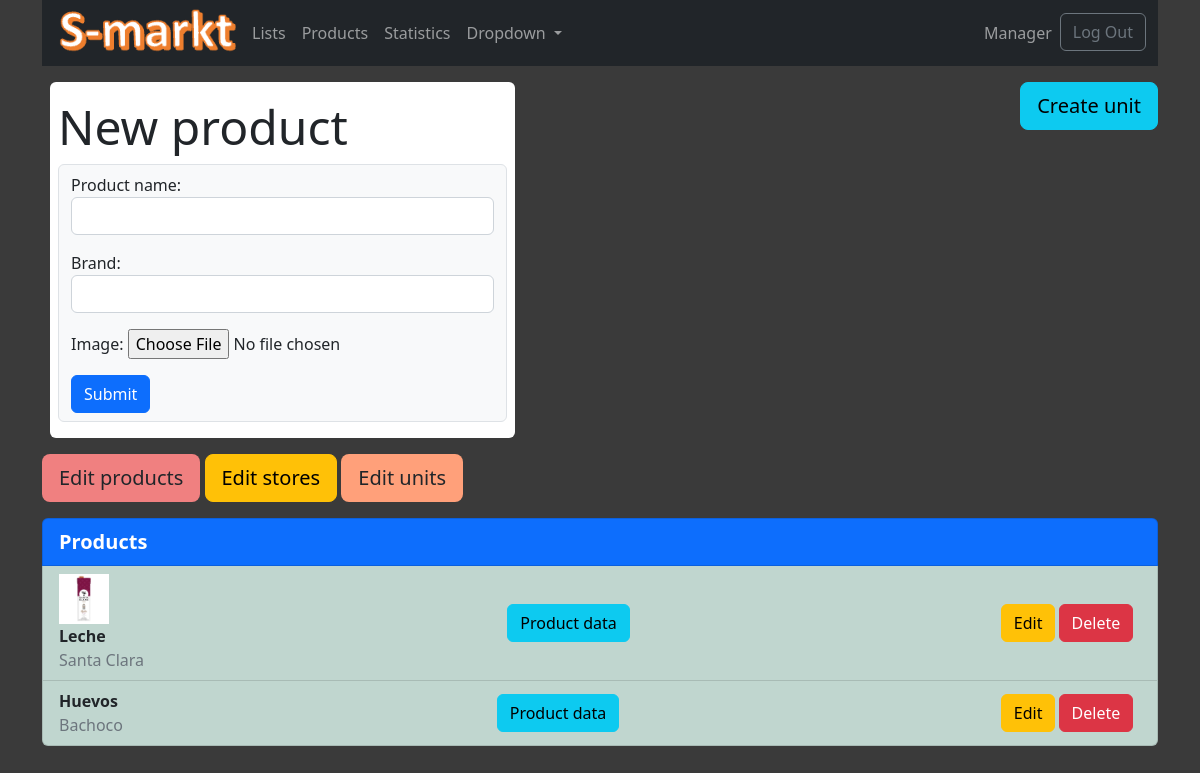
Page /lists/lists/products/ (signed in) on the committed database.
### lists/models.py (models this page shows, shortened)
class Product(models.Model):
    user = models.ForeignKey(User, on_delete=models.CASCADE, default=None, blank=True)
    product_name = models.CharField(max_length=30)
    image = models.ImageField(upload_to="images", default='')
    brand = models.CharField(max_length=30, default='')
    product_name_w_brand = models.CharField(max_length=40)

### lists/views.py (the view, shortened to what this page needs)
# urls.py: path("lists/products/", views.products, name="products"),
@login_required
def products(request):
    products = Product.objects.filter(user=request.user).order_by('-id')
    product_form = ProductForm()
    unit_form = UnitForm()
    paginator = Paginator(products, 6)
    page_number = request.GET.get('page')
    page_obj = paginator.get_page(page_number)
    context = {
        'products' : products,
        'product_form' : product_form,
        'unit_form' : unit_form,
        'page_obj' : page_obj,
    }
    return render(request, 'lists/products.html', context)

### lists/forms.py
class ProductForm(forms.ModelForm):
    name = models
    image = forms.ImageField(required=False)
    class Meta:
        model = Product
        fields = ('product_name', 'brand', 'image')
        widgets = {
            'product_name' : forms.TextInput(attrs={'class' : 'form-control'}),
            'brand' : forms.TextInput(attrs={'class' : 'form-control'}),
        }

class UnitForm(forms.ModelForm):
    name = models
    class Meta:
        model = Unit
        fields = ('unit', 'convert_to_int_sys')
        widgets = {
            'unit' : forms.TextInput(attrs={'class' : 'form-control'}),
            'convert_to_int_sys' : forms.NumberInput(attrs={'class' : 'form-control', 'placeholder' : '0.00'}),
        }

### lists/templates/lists/products.html (shortened to what this page needs)
{% extends 'base.html' %}
{% load static %}
{% block content %}
  <div class="container mt-3">
      <div class="d-flex justify-content-between">
        <div class="col-md-5 mx-2 mb-3 bg-white rounded py-3 px-2">
            <h4 class="display-5"><b>New product</b></h4>
            <div class="container bg-light rounded border py-2">
                <form action="" method="POST" enctype="multipart/form-data">
                    {{ product_form.as_p }}
                    <input type="submit" class="btn btn-primary" name="product_form">
                </form>
            </div>
        </div>
        <span class="">
          <button class="btn btn-info btn-lg" id="create_unit_btn">Create unit</button>
        </span>
      </div>
    <div class="mb-3">
      <a href="{% url 'edit_products' %}" class="btn btn-lg" style="background-color:lightcoral;">Edit products</a>
      <a href="{% url 'edit_stores' %}" class="btn btn-warning btn-lg">Edit stores</a>
      <a href="{% url 'edit_units' %}" class="btn btn-lg" style="background-color: lightsalmon;">Edit units</a>
    </div>
  </div>
  <div class="container mt-3">
      <ul class="list-group">
        <li class="list-group-item d-flex justify-content-between align-items-center fw-bold fs-5 bg-primary text-white">
          Products
        </li>
          {% for product in page_obj %}
          <li class="list-group-item d-flex justify-content-between align-items-center" style="background-color: rgb(192, 214, 207);">
              <div>
                {% if product.image %}
                <img src="{{ product.image.url }}" alt="logo" class="img" height="50">
                {% endif %}
                <div class="fw-bold">{{ product.product_name }}</div>
                <div class="text-muted">{{ product.brand }}</div>
              </div>
              <span>
                <a href="{% url 'product_data' product.id %}" class="btn btn-info">Product data</a>
              </span>
              <span class="badge rounded">
                <a href="{% url 'edit_product' product.id %}" class="btn btn-warning">Edit</a>
                <a href="{% url 'delete_product' product.id %}" class="btn btn-danger">Delete</a>
              </span>
            </li>
          {% endfor %}
        </ul>
  </div>
{% endblock content %}

### rows in the picture
Product: image (picture), product_name "Leche", brand "Santa Clara"
Product: product_name "Huevos", brand "Bachoco"
